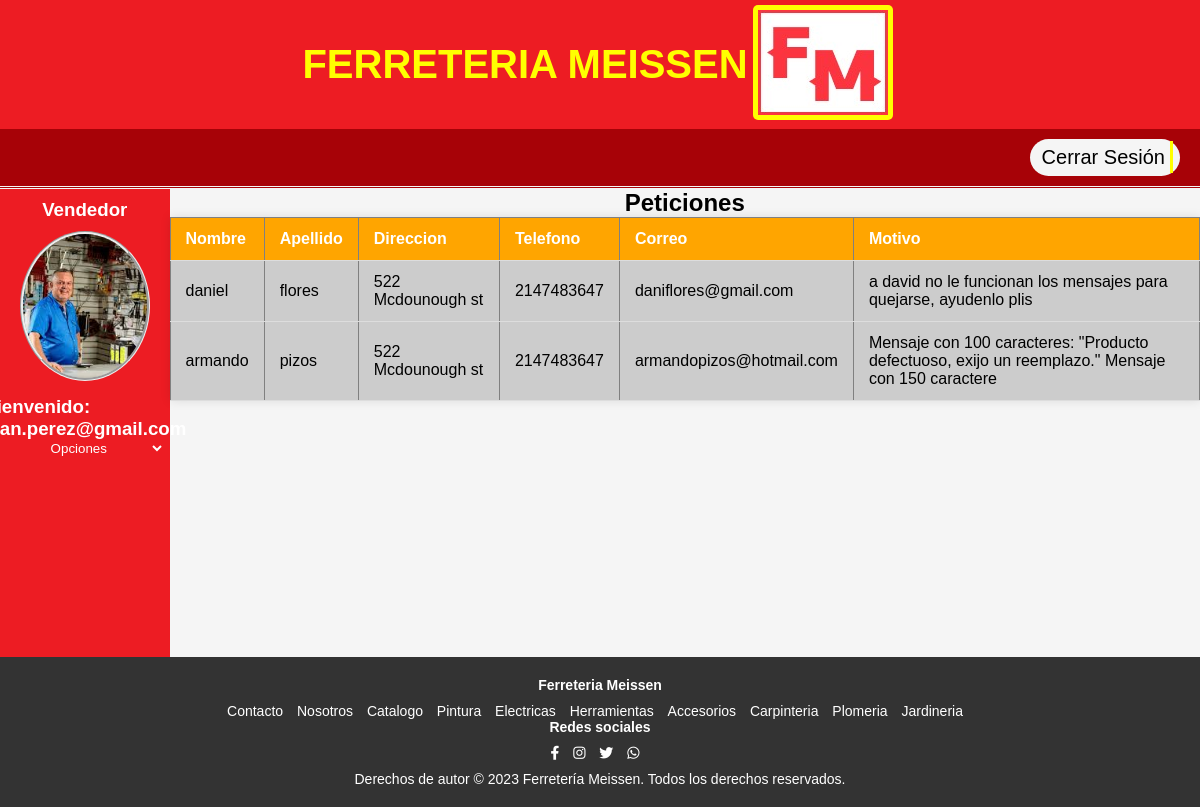
Page /Php/peticiones.php (signed in) on the committed database.
### tables this page shows
CREATE TABLE `peticiones` (
  `Nombre` varchar(20) DEFAULT NULL,
  `Apellido` varchar(20) DEFAULT NULL,
  `Direccion` varchar(50) DEFAULT NULL,
  `Telefono` int(20) DEFAULT NULL,
  `Correo` varchar(50) DEFAULT NULL,
  `Motivo` varchar(250) DEFAULT NULL
);

### Php/peticiones.php (the view, shortened to what this page needs)
<!DOCTYPE html>
<html lang="en">
    <?php
        include '../compartido/conexion.php';
    ?>
<head>
    <link rel="stylesheet" href="https://cdnjs.cloudflare.com/ajax/libs/font-awesome/6.2.1/css/all.min.css">
    <link rel="stylesheet" type="text/css" href="../CSS/peticiones.css">
</head>
<body>
    <div class="encabezado">
        <header>
            <div class="titulo">
                <h1>FERRETERIA MEISSEN</h1>
            </div>
            <div class="logo">
                <img src="../imagenes/ferreteria.jpeg" alt="logo ferreteria">
            </div>
        </header>
        <nav class="navbar">
            <div class="lista">
                <button class="btn-login">
                    <a class="btn-login" href="../compartido/cerrarSesion.php">Cerrar Sesión</a>
                </button>
            </div>
        </nav>
    </div>
    <div id="contenedor" style="display: flex;">
        <div id="menu-lateral">
            <h3>
                <?php
                if (isset($_SESSION['rol'])) {
                    $rol = $_SESSION['rol'];
                    if ($rol == 1) {
                        echo "Administrador";
                    } elseif ($rol == 2) {
                        echo "Vendedor";
                    } else {
                        echo "Cliente";
                    }
                }
                ?>
            </h3>
            <div id="foto">
                <img src="../imagenes/administrador ferreteria.jpg" alt="">
            </div>
            <div class="nom-usuario">
                <?php
                if (isset($_SESSION['correo'])) {
                    echo "<h3>Bienvenido: " . $_SESSION['correo'] . "</h3>";
                }
                ?>
            </div>
            <select id="selec-admin" onchange="location.href=this.value;">
                <option selected>Opciones</option>
            </select>
        </div>
<div>
    <h2>Peticiones</h2>
    <?php
    $sql = "SELECT * FROM peticiones";
    $result = $conn->query($sql);
    if ($result->num_rows > 0) {
        echo "<table border='1'>
        <tr>
            <th>Nombre</th>
            <th>Apellido</th>
            <th>Direccion</th>
            <th>Telefono</th>
            <th>Correo</th>
            <th>Motivo</th>
        </tr>";
        while ($row = $result->fetch_assoc()) {
            echo "<tr>";
            echo "<td>" . $row['Nombre'] . "</td>";
            echo "<td>" . $row['Apellido'] . "</td>";
            echo "<td>" . $row['Direccion'] . "</td>";
            echo "<td>" . $row['Telefono'] . "</td>";
            echo "<td>" . $row['Correo'] . "</td>";
            echo "<td>" . $row['Motivo'] . "</td>";
            echo "</tr>";
        }
        echo "</table>";
    } else {
        echo "No se encontraron peticiones en la base de datos.";
    }
    ?>
</div>
    </div>
    <?php include "../compartido/footer.php"; ?>
</body>
</html>

### CSS/peticiones.css (style rules this page uses)
* { margin: 0; padding: 0; box-sizing: border-box; }
body { font-family: 'Kanit', sans-serif; background-color: whitesmoke; }
header { background-color: #ed1c23; display: flex; align-items: center; justify-content: center; }
.logo img { max-width: 100%; background-color: yellow; padding: 5px; margin: 5px; border-radius: 5px; }
h1 { color: yellow; font-size: 250%; }
nav.navbar { background-color:#a70207; height: 60px; padding-top: 10px; border-style: double; border-color: whitesmoke; border-top: none; border-left: none; border-right: none; }
.lista a { font-size: 20px; color: whitesmoke; text-decoration: none; padding: 5px; margin-top: 15px; margin-bottom: 15px; border-right: solid yellow; }
.lista { width: 100%; text-align: right; padding-right: 20px; }
.encabezado { background-color: yellow; }
button.btn-login { background-color: whitesmoke; padding: 7px; border-radius: 50px; border-style: none; }
a.btn-login { color: black; font-size: 20px; font-style: none; text-decoration: none; }
table { width: 100%; border-collapse: collapse; box-shadow: 0 0 10px rgba(0, 0, 0, 0.1); font-family: Arial, sans-serif; background-color: #CCCCCC; }
th, td { padding: 12px 15px; text-align: left; border-bottom: 1px solid #ddd; }
th { background-color: #FFA500; color: #fff; }
h2 { text-align: center; }
h3 { color: #fff; }
#selec-admin { border: none; outline: none; color: #fff; background-color: #ed1c23; width: 95%; display: flex; justify-content: center; text-align: center; margin-left: 5px; margin-right: 5px; min-width: 85px; cursor: pointer; }
#foto { background-color: rgb(161, 166, 172); width: 150px; height: 150px; display: flex; justify-content: center; max-width: 130px; min-width: 80px; min-height: 80px; border-style: groove; border-color: solid whitesmoke; border-radius: 50%; margin-top: 10px; margin-bottom: 15px; overflow: hidden; }
#menu-lateral { background-color: #ed1c23; width: 20%; max-width: 300px; min-width: 160px; display: flex; justify-content: center; flex-direction: column; align-items: center; padding-top: 10px; padding-bottom: 200px; height: 100%; position: static; }

### rows in the picture
peticiones: Nombre "daniel", Apellido "flores", Direccion "522 Mcdounough st", Telefono "2147483647", Correo "daniflores@gmail.com", Motivo "a david no le funcionan los mensajes para quejarse, ayudenlo plis"
peticiones: Nombre "armando", Apellido "pizos", Direccion "522 Mcdounough st", Telefono "2147483647", Correo "armandopizos@hotmail.com", Motivo "Mensaje con 100 caracteres: \"Producto defectuoso, exijo un reemplazo.\" Mensaje con 150 caractere"
